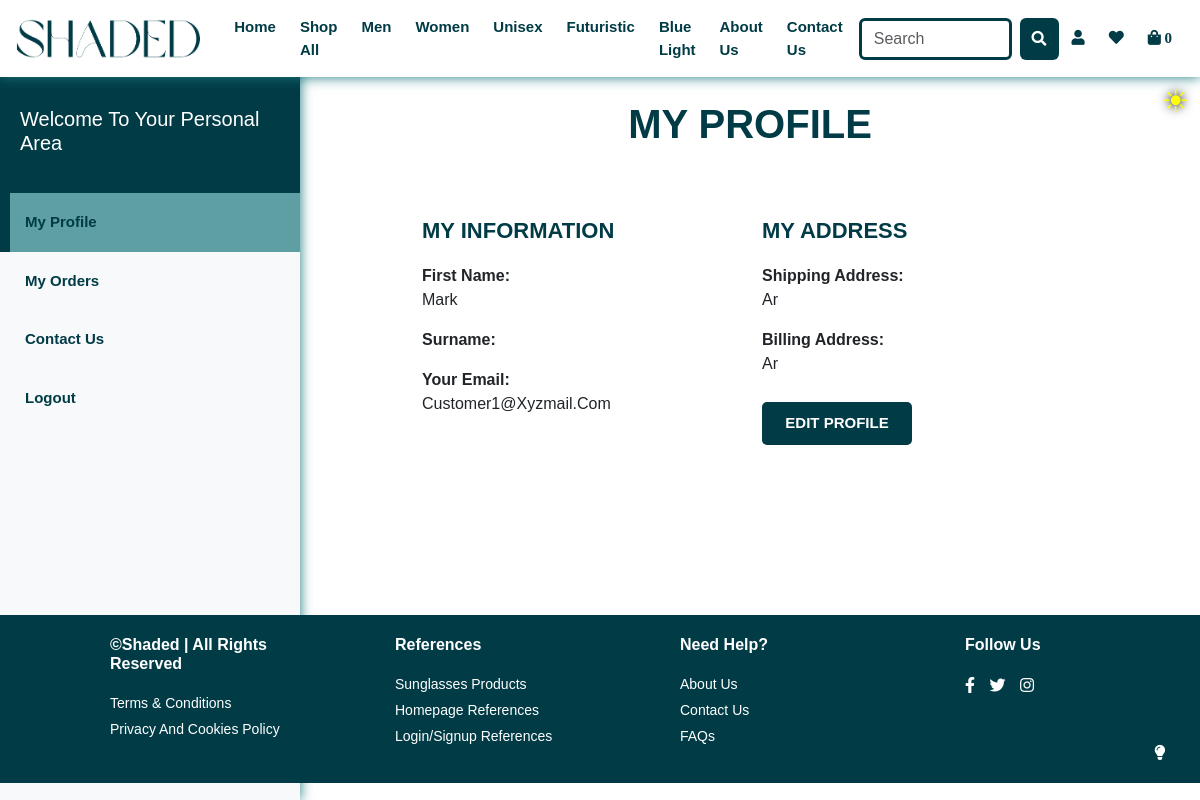
/accountPage.php (signed in), run on the app's committed database.
### tables this page shows
CREATE TABLE `customerdetails` (
  `user_id` int(11) DEFAULT NULL,
  `customer_id` int(11) NOT NULL,
  `name` varchar(100) NOT NULL,
  `default_address` varchar(200) DEFAULT NULL
);

CREATE TABLE `logindetails` (
  `user_id` int(11) NOT NULL,
  `authorization_level` enum('admin','customer') NOT NULL,
  `username` varchar(50) NOT NULL,
  `password` varchar(200) NOT NULL,
  `email` varchar(200) DEFAULT NULL
);

### accountPage.php (the view, shortened to what this page needs)
<?php
require_once('connectdb.php');
if(isset($_SESSION['customer_id'])) {
$customerid = $_SESSION['customer_id'];}
$itemIDs = $db->prepare('SELECT b.product_id, p.product_name, p.price, b.quantity, p.colour
                        FROM basket b
                        JOIN productdetails p ON b.product_id = p.product_id
                        WHERE b.customer_id = ?');
$itemIDs->bindParam(1, $customerid);
$itemIDs->execute();
$items = $itemIDs->fetchAll(PDO::FETCH_ASSOC);
$itemsCount = count($items);
$customerDetails = $db->prepare('SELECT * FROM customerdetails WHERE customer_id = ?');
$customerDetails->bindParam(1, $customerid);
$customerDetails->execute();
$customer = $customerDetails->fetch(PDO::FETCH_ASSOC);
$customerLoginDetails = $db->prepare('SELECT * FROM logindetails WHERE user_id = ?');
$customerLoginDetails->bindParam(1, $customer['user_id']);
$customerLoginDetails->execute();
$customerLogin = $customerLoginDetails->fetch(PDO::FETCH_ASSOC);
?>
<!DOCTYPE html>
<html lang="en">
    <head>
        <link rel="stylesheet" href="https://cdnjs.cloudflare.com/ajax/libs/font-awesome/5.15.3/css/all.min.css">
        <link href="https://cdn.jsdelivr.net/npm/bootstrap@5.3.2/dist/css/bootstrap.min.css" rel="stylesheet"
>
</head>
<body>
    <header>
        <nav class="navbar navbar-expand-sm w-100">
            <div class="container-fluid">
                <a href="homepage.php" class="navbar-brand logo">
                    <img src="images/logo.png" alt="Shaded Logo">
                </a>
                <div class="collapse navbar-collapse" id="navbarMenuItems">
                    <ul class="navbar-nav mb-2 mb-lg-0 mx-auto">
                    <li class="nav-item">
                            <a class="nav-link" href="homepage.php">Home</a>
                        </li>
                    <li class="nav-item">
                            <a class="nav-link" href="shopping.php">Shop All</a>
                        </li>
                        <li class="nav-item">
                            <a class="nav-link"  onclick="filterCategory('male')">Men</a>
                        </li>
                        <li class="nav-item">
                            <a class="nav-link"  onclick="filterCategory('female')">Women</a>
                        </li>
                        <li class="nav-item">
                            <a class="nav-link"  onclick="filterCategory('unisex')">Unisex</a>
                        </li>
                        <li class="nav-item">
                            <a class="nav-link"  onclick="filterCategory('futuristic')">Futuristic</a>
                        </li>
                        <li class="nav-item">
                            <a class="nav-link"  onclick="filterCategory('blue_light')">Blue Light</a>
                        </li>
                        <li class="nav-item">
                            <a class="nav-link" href="aboutUs.php">About Us</a>
                        </li>
                        <li class="nav-item">
                            <a class="nav-link" href="Contactus.php">Contact Us</a>
                        </li>
                    </ul>
                    <form class="d-flex" role="search" method="POST" action="shopping.php">
                        <input class="form-control me-2 search-box" type="search" placeholder="Search" aria-label="Search" id="mySearchInput" name="searchFilter">
                        <button class="btn btn-outline-bg search-btn" type="submit">
                            <i class="fas fa-search search-icon"></i>
                        </button>
                    </form>
                    <ul class="navbar-nav mw-auto mb-2 mb-lg-0">
                        <li class="nav-item dropdown">
                            <a class="nav-link dropdown-toggle" href="#" role="button" data-bs-toggle="dropdown" aria-expanded="false">
                                <i class="fas fa-user"></i>
                            </a>
                        </li>
                        <li class="nav-item">
                            <a class="nav-link" href="wishlist.php">
                                <i class="fas fa-heart"></i>
                            </a>
                        </li>
                        <li class="nav-item dropdown">
    <a class="nav-link dropdown-toggle" href="#" id="shopping-bag-icon">
        <i class="fas fa-shopping-bag"> <?= $itemsCount ?></i>
    </a>
</li>
                </div>
            </div>
        </nav>
    </header>
    <div id="dark-mode-toggle">
        <a class="nav-link" href="#">
            <i class="fas fa-lightbulb"></i>
        </a>
    </div>
    <main class="main-content">
    <div id="sun-icon">&#9728;</div>
    <div class="container">
    <aside class="sidebar">
    <div class="welcome-section">
        <h2>Welcome to your personal area</h2>
    </div>
    <ul class="nav flex-column">
        <li class="nav-item">
            <a class="nav-link active" href="accountPage.php">
                My Profile
            </a>
        </li>
        <li class="nav-item">
            <a class="nav-link" href="order-history.php">
                My Orders
            </a>
            <li class="nav-item">
            <a class="nav-link" href="Contactus.php">Contact Us</a>
        </li>
        <li class="nav-item">
            <a class="nav-link" href="homepage.php">
                Logout
            </a>
        </li>
    </ul>
</aside>
    <div class="profile-container">
    <div class="profile-details">
            <h2>MY PROFILE</h2>
            <div class="row">
            <div class="col-md-6">
            <h3>MY INFORMATION</h3>
            <?php
            if ($customer['name'] == null) {
                echo '<div class="mb-3">
                    <label for="firstName">First Name:</label>
                    <div id="firstNameDisplay">No name saved</div>
                </div>';
                echo '<div class="mb-3">
                    <label for="surname">Surname:</label>
                    <div id="surnameDisplay">No surname saved</div>
                </div>';
            } else {
                echo '<div class="mb-3">
                    <label for="firstName">First Name:</label>
                    <div id="firstNameDisplay">' . explode(' ',$customer['name'],2)[0] . '</div>
                </div>';
                echo '<div class="mb-3">
                    <label for="surname">Surname:</label>
                    <div id="firstNameDisplay">' . explode(' ',$customer['name'],2)[1] . '</div>
                </div>';
            }
            if ($customerLogin['email'] == null) {
                echo '<div class="mb-3">
                    <label for="email">Your Email:</label>
                    <div id="emailDisplay">No email saved</div>
                </div>';
            } else {
                echo '<div class="mb-3">
                    <label for="email">Your Email:</label>
                    <div id="emailDisplay">' . $customerLogin['email'] . '</div>
                </div>';
            }
            ?>
        </div>
        <div class="col-md-6">
            <h3>MY ADDRESS</h3>
        <?php
        if ($customer['default_address'] == null) {
            echo '<div class="mb-3">
                <label for="shippingAddress">Shipping Address:</label>
                <div id="shippingAddressDisplay">No address saved</div>
            </div>';
            echo '<div class="mb-3">
                <label for="billingAddress">Billing Address:</label>
                <div id="billingAddressDisplay">No address saved</div>
            </div>';
        } else {
            echo '<div class="mb-3">
                <label for="shippingAddress">Shipping Address:</label>
                <div id="shippingAddressDisplay">' . $customer['default_address'] . '</div>
            </div>';
            echo '<div class="mb-3">
                <label for="billingAddress">Billing Address:</label>
                <div id="billingAddressDisplay">' . $customer['default_address'] . '</div>
            </div>';
        }
        ?>
             <div class="edit" onclick="openEditProfileModal()">
            <button class="btn btn-primary">EDIT PROFILE</button>
            </div>
        </div>
     </div>
        </div>
    </div>
</main>
    <footer class="footer">
     <div class="container">
     <div class="row">
     <div class="footer-col">
             <h4>&copyShaded | All Rights Reserved</h4>
             <ul>
             <li><a href="TermsandConditions.php">Terms & Conditions </a></li>
             <li><a href="Policy.php">Privacy and Cookies Policy</a></li>
             </ul>
     </div>
     <div class="footer-col">
            <h4>References</h4>
            <ul>
            <li><a href="References For Products.txt"  target="_blank" >Sunglasses Products</a></li>
            <li><a href="Home & Login Media References.txt" target="_blank" >Homepage References </a></li>
            <li><a href="Home & Login Media References.txt"  target="_blank" >Login/Signup References</a></li>
            </ul>
    </div>
    <div class="footer-col">
            <h4>Need Help?</h4>
            <ul>
                <li><a href="aboutUs.php">About Us</a></li>
                <li><a href="Contactus.php">Contact Us</a></li>
                <li><a href="FAQs.php">FAQs</a></li>
            </ul>
    </div>
    <div class="footer-col">
        <h4>follow us</h4>
        <div class="social-links">
            <a href="https://en-gb.facebook.com/"  target="_blank"><i class="fab fa-facebook-f"></i></a>
            <a href="https://twitter.com/?lang=en-gb"  target="_blank"><i class="fab fa-twitter"></i></a>
            <a href="https://www.instagram.com/" target="_blank" ><i class="fab fa-instagram"></i></a>
        </div>
    </div>
</div>
</div>
        </footer>
</body>
</html>

### accountPage.php (style rules this page uses)
.logo img { max-width: 100%; max-height: 50px; margin-left: auto; }
.fas { font-size: 15px; }
.btn-primary { background-color: #003b46; color: #fff; padding: 10px; margin-top: 10px; border: none; border-radius: 5px; cursor: pointer; width: 100%; font-size: 15px; transition: background-color 0.3s ease; font-weight: bold; }
#sun-icon { position: fixed; top: 100px; right: 10px; font-size: 32px; color: yellow; text-shadow: 0 0 10px black; z-index: 900; transition: top 0.1s ease, color 0.2s linear; }
#dark-mode-toggle { position: fixed; bottom: 20px; right: 20px; background-color: #003b46; border: 3px solid #003b46; border-radius: 40%; padding: 12px; z-index: 1000; }
#dark-mode-toggle .fas { color: #ffffff; }
.welcome-section { padding: 20px; padding-top: 30px; padding-bottom: 30px; background-color: #003B46; }
.welcome-section h2 { font-size: 20px; color: #fff; }
.sidebar { position: fixed; top: 0; left: 0; width: 300px; height: 100%; padding-top: 77px; background-color: #f8f9fa; box-shadow: 0 0 12px #1c7a7f; }
.sidebar ul { list-style: none; padding-left: 0; }
.sidebar .nav-link { padding: 18px 25px; text-decoration: none; color: #003B46; font-size: 15px; font-weight: bold; transition: background-color 0.3s; display: block; }
main { margin-top: 90px; margin-bottom: 160px; }
.main-content { margin-left: 350px; margin-right: 50px; }
.sidebar .nav-link.active { background-color: rgba(28, 122, 127, 0.7); color: #003B46; position: relative; }
.sidebar .nav-link.active::before { content: ""; position: absolute; left: 0; top: 0; height: 100%; width: 10px; background-color: #003B46; }
.profile-container { justify-content: space-between; align-items: center; padding: 10px; max-width: 100%; margin: 50px; }
.profile-details { max-width: 100%; }
.profile-details label { font-weight: bold; }
.profile-details h2 { font-size: 40px; color: #003b46; font-weight: bold; text-align: center; margin-bottom: 70px; }
.profile-details h3 { font-size: 22px; color: #003b46; font-weight: bold; text-align: left; margin-bottom: 20px; }
.edit { align-items: center; max-width: 150px; font-weight: bold; }
.footer { background-color: #003B46; color: #fff; padding: 20px 0; bottom: 0; width: 100%; position: relative; }
.footer-col { width: 25%; padding: 0 15px; padding-left: 80px; }
.footer-col h4 { font-size: 16px; font-weight: bold; margin-bottom: 20px; }
.footer-col ul { list-style-type: none; padding: 0; }
.footer-col ul li { margin-bottom: 5px; font-size: 14px; }
.footer-col ul li a { color: #fff; text-decoration: none; }
.social-links a { display: inline-block; margin-right: 10px; color: #fff; font-size:16px; }

### data on the page
customerdetails: name "Mark", default_address "Ar"
logindetails: email "Customer1@xyzmail.com"

### other printed values
$itemsCount "0"
